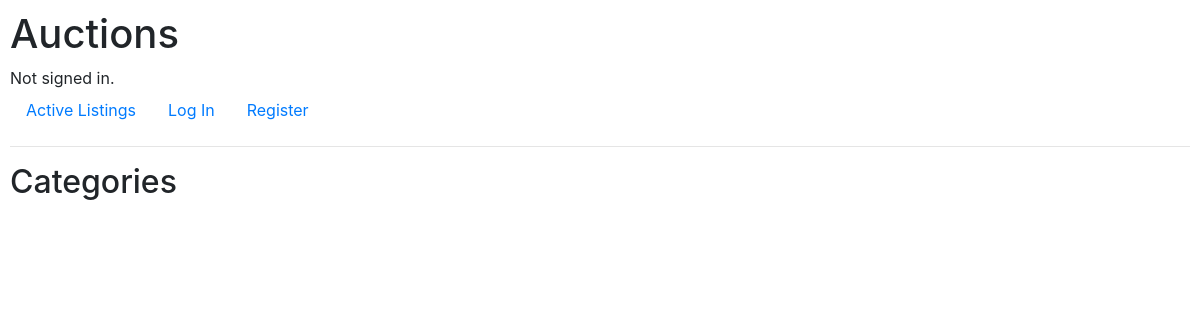
/categories, run on an earlier commit of the app's database.
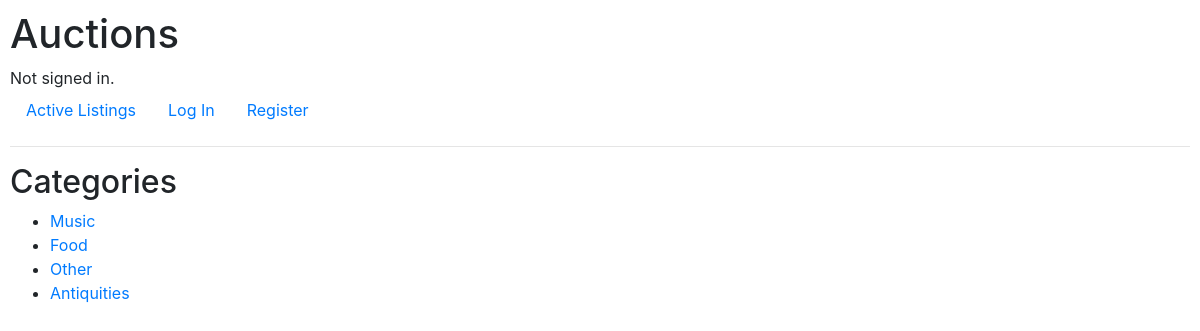
And on a later commit of the database.
### auctions/models.py (models this page shows)
class Category(models.Model):
    category = models.CharField(max_length=56)
    def __str__(self):
        return f"{self.category}"

### auctions/views.py (the view)
# urls.py: path("categories", views.categories, name="categories"),
def categories(request):
    return render(request, "auctions/categories.html", {
        "categories": Category.objects.all(),
    })

### auctions/templates/auctions/categories.html
{% extends "auctions/layout.html" %}
{% block body %}
    <h2>Categories</h2>
    <ul>
        {% for category in categories %}
            <li> <a href="{% url 'auctions:category' category.id%}">{{category}}
            </a></li>
        {% endfor %}
    </ul>
{% endblock %}

What changed in the data, as far as the page shows it:
added Category: category "Music"
added Category: category "Food"
added Category: category "Other"
added Category: category "Antiquities"
